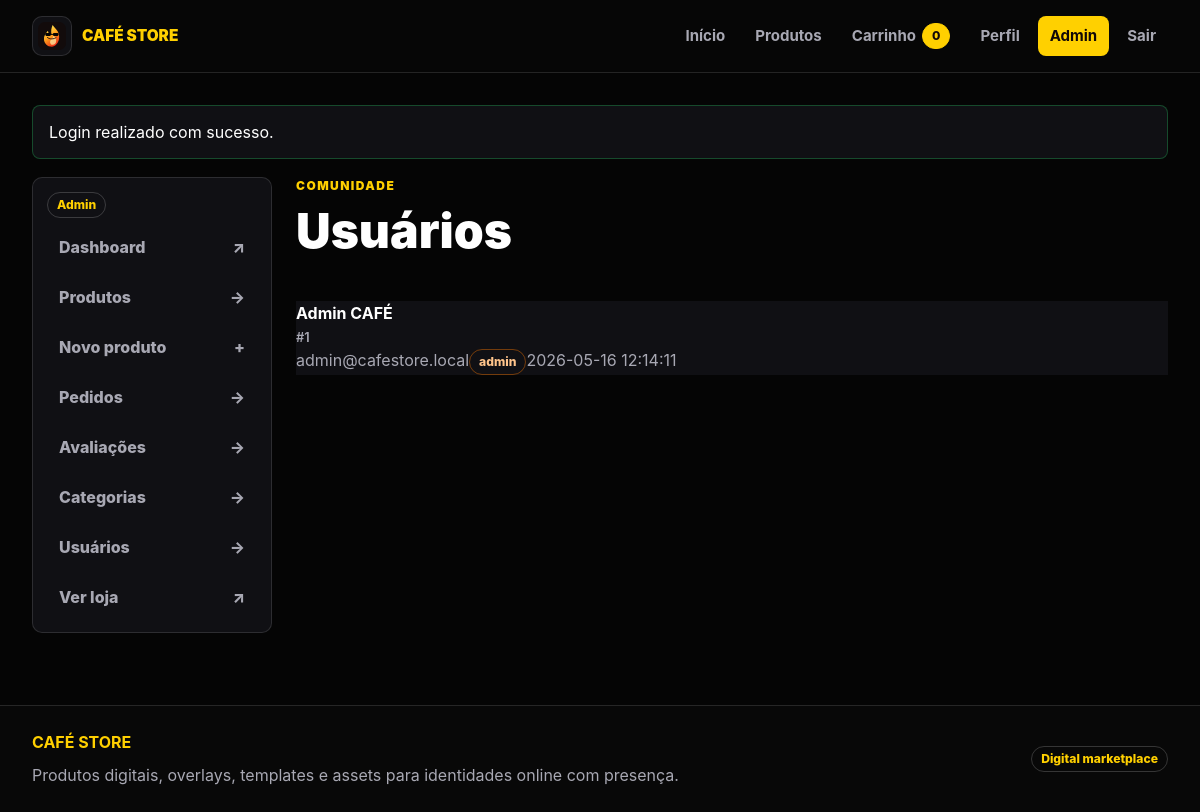
The page /admin/users.php (signed in) on the database its author committed.
### tables this page shows
CREATE TABLE users (
  id INT UNSIGNED AUTO_INCREMENT PRIMARY KEY,
  name VARCHAR(120) NOT NULL,
  email VARCHAR(160) NOT NULL UNIQUE,
  password_hash VARCHAR(255) NOT NULL,
  google_id VARCHAR(191) NULL UNIQUE,
  auth_provider ENUM('password', 'google') NOT NULL DEFAULT 'password',
  role ENUM('customer', 'admin') NOT NULL DEFAULT 'customer',
  avatar_url VARCHAR(500) NULL,
  created_at TIMESTAMP DEFAULT CURRENT_TIMESTAMP,
  updated_at TIMESTAMP NULL DEFAULT NULL ON UPDATE CURRENT_TIMESTAMP
);

### config/helpers.php (called while the page is built, shortened)
<?php
function db() {
    static $pdo = null;
    if ($pdo === null) {
        $host = 'db';
        $db   = 'cafe_store';
        $user = 'root';
        $pass = 'root123';
        $charset = 'utf8mb4';
        $dsn = "mysql:host={$host};dbname={$db};charset={$charset}";
        $options = [
            PDO::ATTR_ERRMODE            => PDO::ERRMODE_EXCEPTION,
            PDO::ATTR_DEFAULT_FETCH_MODE => PDO::FETCH_ASSOC,
            PDO::ATTR_EMULATE_PREPARES   => false,
        ];
        try {
            $pdo = new PDO($dsn, $user, $pass, $options);
        } catch (PDOException $e) {
            error_log("Erro de conexão PDO: " . $e->getMessage());
            die("Erro ao conectar com o banco de dados.");
        }
    }
    return $pdo;
}
function e($string) {
    return htmlspecialchars($string ?? '', ENT_QUOTES, 'UTF-8');
}
function require_admin() {
    $user = current_user();
}
function current_user() {
    if (isset($_SESSION['user_cache'])) {
        return $_SESSION['user_cache'];
    }
    try {
        $pdo = db();
        $stmt = $pdo->prepare("SELECT id, name, email, role, created_at FROM users WHERE id = ?");
        $stmt->execute([$_SESSION['user_id']]);
        $user = $stmt->fetch(PDO::FETCH_ASSOC);
        return $user;
    } catch (Exception $e) {
        error_log("Erro ao buscar current_user(): " . $e->getMessage());
        return null;
    }
}

### admin/users.php (the view, shortened to what this page needs)
<?php
require_once __DIR__ . '/../config/helpers.php';
require_admin();
$users = db()->query('SELECT id, name, email, role, created_at FROM users ORDER BY created_at DESC')->fetchAll();
include __DIR__ . '/../includes/header.php';
?>
<div class="admin-layout">
    <?php include __DIR__ . '/../includes/sidebar-admin.php'; ?>
    <section class="admin-content">
        <div class="section-head compact">
            <div>
                <p class="eyebrow">comunidade</p>
                <h1>Usuários</h1>
            </div>
        </div>
        <div class="table admin-table">
            <?php foreach ($users as $user): ?>
                <div class="table-row users-row">
                    <span class="font-bold"><?= e($user['name']) ?><small>#<?= (int) $user['id'] ?></small></span>
                    <span class="muted"><?= e($user['email']) ?></span>
                    <strong class="status-badge <?= $user['role'] === 'admin' ? 'orange' : '' ?>"><?= e($user['role']) ?></strong>
                    <span class="muted"><?= e($user['created_at']) ?></span>
                </div>
            <?php endforeach; ?>
        </div>
    </section>
</div>
<?php include __DIR__ . '/../includes/footer.php'; ?>

### assets/css/style.css (style rules this page uses)
:root { --black: #070707; --surface: #101014; --surface-soft: #15151a; --surface-muted: #1c1c22; --red: #ff3c38; --orange: #ff7a00; --yellow: #ffd000; --white: #ffffff; --text: #f7f7f8; --muted: #a8a8b3; --border: rgba(255,255,255,.12); --border-strong: rgba(255,255,255,.18); --radius: 10px; --container: 1280px; --header-height: 72px; --ease: cubic-bezier(.22, .61, .36, 1); }
* { box-sizing: border-box; }
html { scroll-behavior: smooth; }
body { margin: 0; min-height: 100vh; color: var(--text); font-family: Inter, ui-sans-serif, system-ui, -apple-system, BlinkMacSystemFont, "Segoe UI", sans-serif; background: var(--black); overflow-x: hidden; }
.glass-card, .admin-card, .product-card, .panel, .summary, .auth-card, .metric, .cart-item, .detail-media, .detail-copy, .admin-sidebar, .table-row, .filters, .benefit-card, .payment-card { border: 1px solid var(--border); border-radius: var(--radius); background: var(--surface); box-shadow: none; }
.badge, .pill, .status-badge { display: inline-flex; align-items: center; justify-content: center; width: fit-content; min-height: 26px; padding: 4px 9px; border: 1px solid var(--border-strong); border-radius: 999px; color: var(--yellow); background: transparent; font-size: .76rem; font-weight: 800; line-height: 1; }
.status-badge.orange { color: #ffc48b; border-color: rgba(255,122,0,.42); }
.eyebrow { margin: 0 0 10px; color: var(--yellow); text-transform: uppercase; font-size: .75rem; letter-spacing: .12em; font-weight: 900; }
.muted, .empty { color: var(--muted); line-height: 1.65; }
.section-head { display: flex; align-items: flex-end; justify-content: space-between; gap: 24px; margin: 56px 0 24px; }
.section-head:first-child { margin-top: 0; }
.section-head h1, .section-head h2, .admin-content > h1 { margin: 0; font-size: clamp(2rem, 4vw, 3.4rem); line-height: 1.08; font-weight: 950; letter-spacing: 0; }
.section-head.compact { align-items: center; margin-top: 0; }
.admin-layout { display: grid; grid-template-columns: 240px minmax(0, 1fr); gap: 24px; align-items: start; }
.admin-content { min-width: 0; display: grid; gap: 20px; }
.table { display: grid; gap: 12px; min-width: 0; }
.table-row { display: grid; grid-template-columns: minmax(220px, 1.2fr) repeat(4, minmax(96px, auto)); align-items: center; gap: 14px; padding: 14px; min-width: 0; }
.users-row { grid-template-columns: minmax(180px, 1fr) minmax(220px, 1.2fr) 100px minmax(150px, auto); }
.table-row small { display: block; margin-top: 3px; color: var(--muted); font-weight: 600; }
.font-bold { font-weight: 800; }

### rows shown on the page
users: name "Admin CAFÉ", id "1", email "admin@cafestore.local", role "admin", created_at "2026-05-16 12:14:11"

### other values the page prints
cart_count() "0"
$flash['message'] "Login realizado com sucesso."
